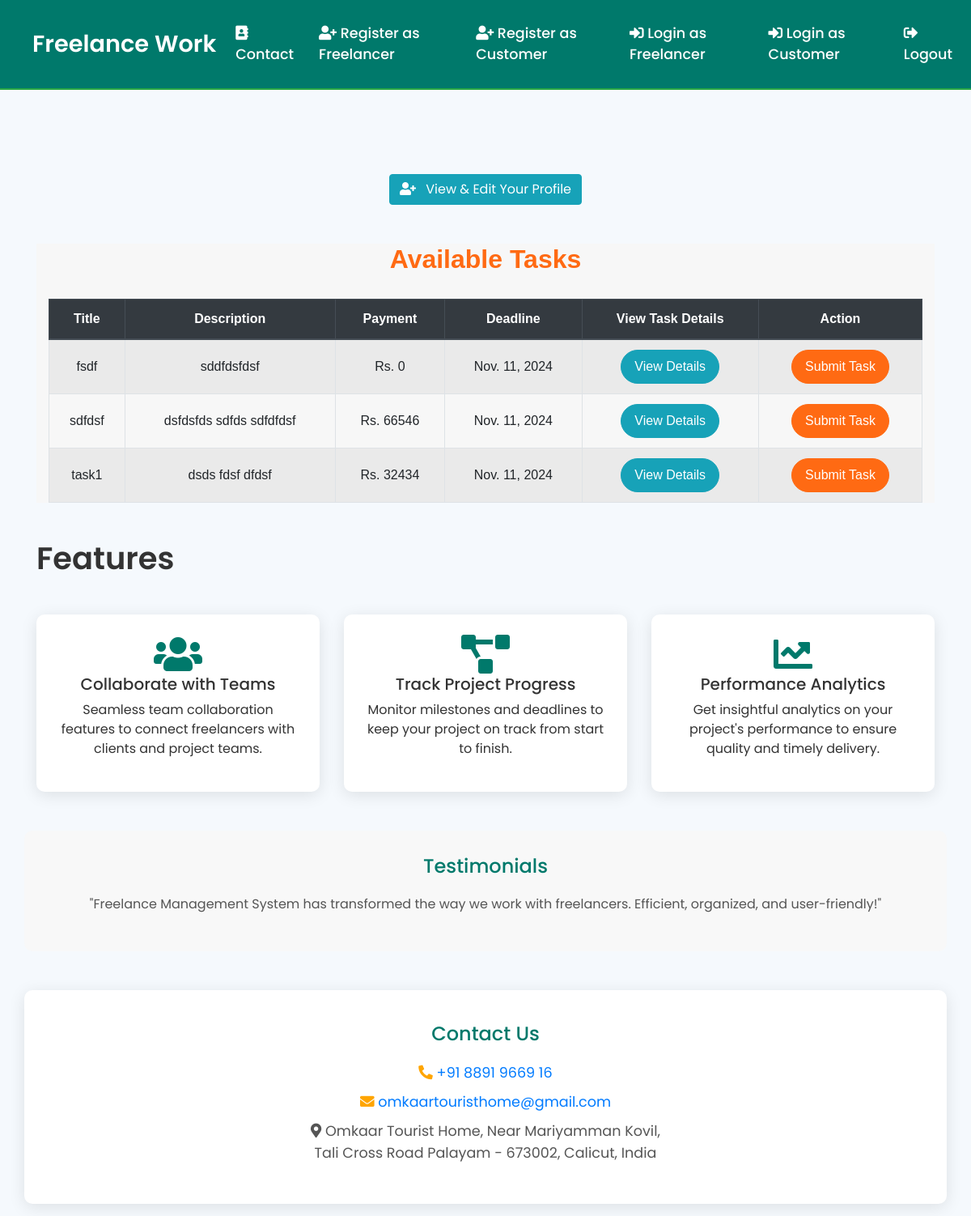
Screenshot of /freelancer_task_list/ (signed in) with the database file from the repository.
### freelancers_app/models.py (models this page shows, shortened)
class Task(models.Model):
    title = models.CharField(max_length=200)
    description = models.TextField()
    deadline = models.DateField(null=True, blank=True)
    is_completed = models.BooleanField(default=False)
    payment_amount = models.PositiveIntegerField(default=0)
    file_upload = models.FileField(upload_to='task_documents/', null=True, blank=True)

### freelancers_app/views.py (the view)
# urls.py: path('freelancer_task_list/', views.freelancer_task_list, name='freelancer_task_list'),
@login_required
def freelancer_task_list(request):
    tasks = Task.objects.filter(is_completed=False)
    return render(request, 'freelancer_task_list.html', {'tasks': tasks})

### templates/freelancer_task_list.html (shortened to what this page needs)
{% extends 'home.html' %}
{% block content %}
<a href="{% url 'edit_freelancer_profile' %}" class="btn btn-info" style="text-decoration:none;">
        <i class="fas fa-user-plus mr-2"></i>
        View & Edit Your Profile
</a>
<div class="container task-list mt-5">
    <h2 class="text-center mb-4">Available Tasks</h2>
    <table class="table table-bordered table-striped">
        <thead class="thead-dark">
            <tr>
                <th>Title</th>
                <th>Description</th>
                <th>Payment</th>
                <th>Deadline</th>
                <th>View Task Details</th>
                <th>Action</th>
            </tr>
        </thead>
        <tbody>
            {% for task in tasks %}
                <tr>
                    <td>{{ task.title }}</td>
                    <td>{{ task.description }}</td>
                    <td>Rs. {{ task.payment_amount }}</td>
                    <td>{{ task.deadline }}</td>
                    <td>
                        <a href="{% url 'task_detail' task_id=task.id %}" class="btn btn-info btn-sm">View Details</a>
                    </td>
                    <td>
                        <a href="{% url 'submit_task' task_id=task.id %}" class="btn btn-primary btn-sm">Submit Task</a>
                    </td>
                </tr>
            {% empty %}
                <tr>
                    <td colspan="6" class="text-center alert alert-warning">There are no unassigned tasks at the moment.</td>
                </tr>
            {% endfor %}
        </tbody>
    </table>
</div>
{% endblock %}

### templates/home.html (style rules this page uses)
:root { --primary-color: #00796b; --button-color: #28a745; --button-hover-color: #218838; --text-color: #333; --bg-color: #f5f9fd; --card-bg-color: #ffffff; --card-hover-shadow: rgba(0, 0, 0, 0.15); }
body { background-color: var(--bg-color); font-family: 'Poppins', sans-serif; color: var(--text-color); padding: 15px; }

### templates/freelancer_task_list.html (style rules this page uses)
.task-list { background-color: #f7f7f7; font-family: Arial, sans-serif; }
.task-list h2 { font-size: 2rem; font-weight: bold; color: #FF6A13; }
.task-list .table { margin-top: 30px; border-radius: 10px; }
.task-list .table th, .task-list .table td { vertical-align: middle; }
.task-list .btn { font-size: 1rem; padding: 8px 16px; border-radius: 50px; }
.task-list .btn-info { background-color: #17a2b8; border-color: #17a2b8; }
.task-list .btn-primary { background-color: #FF6A13; border-color: #FF6A13; }

### rows the page displays
Task: title "fsdf", description "sddfdsfdsf", payment_amount "0", deadline "Nov. 11, 2024"
Task: title "sdfdsf", description "dsfdsfds sdfds sdfdfdsf", payment_amount "66546", deadline "Nov. 11, 2024"
Task: title "task1", description "dsds fdsf dfdsf", payment_amount "32434", deadline "Nov. 11, 2024"
